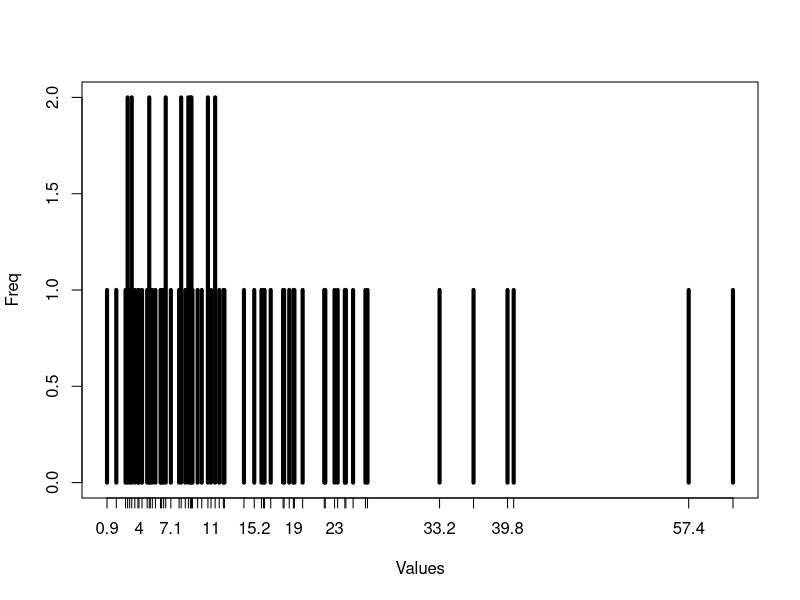
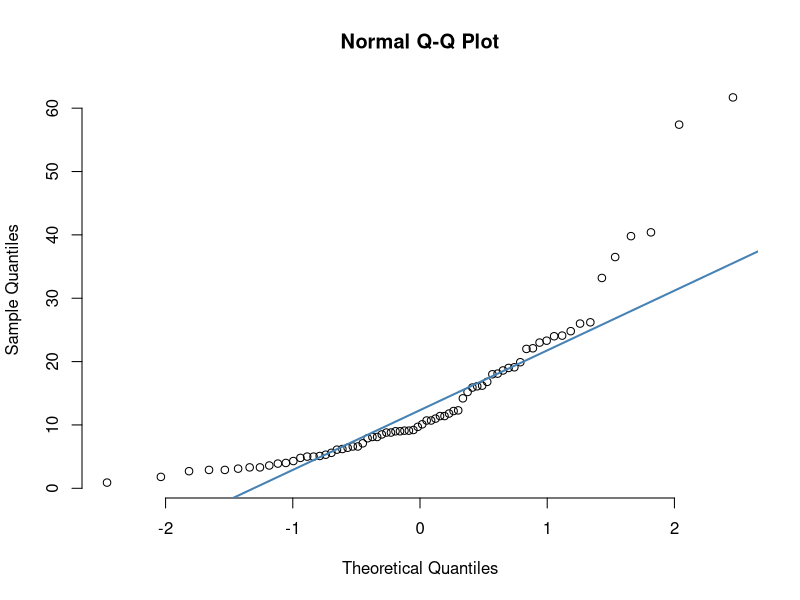
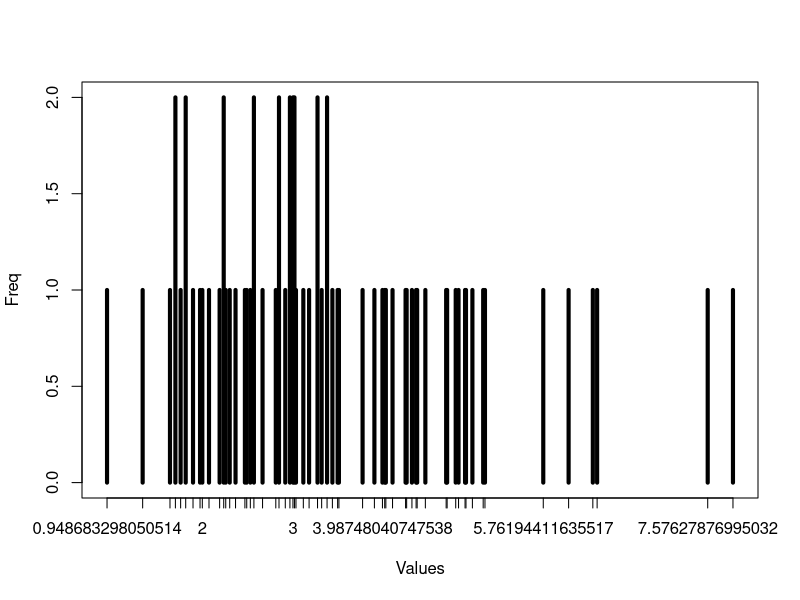
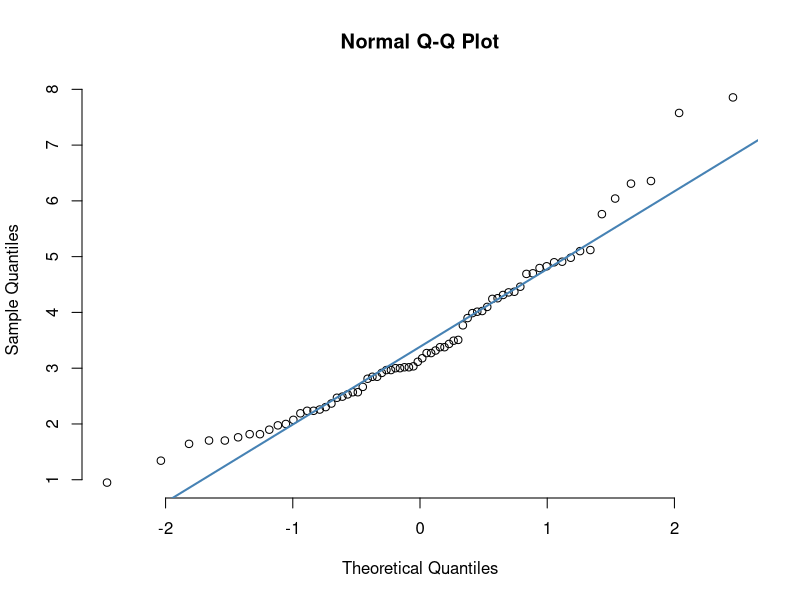
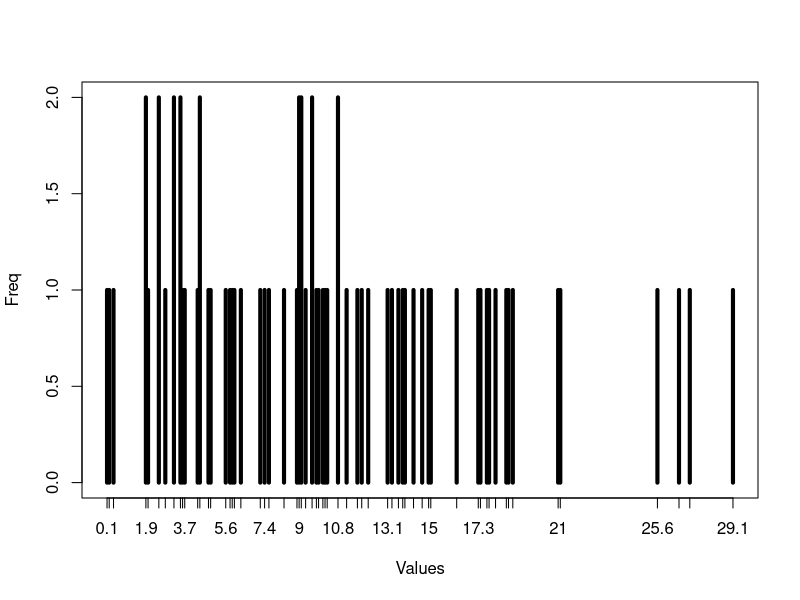
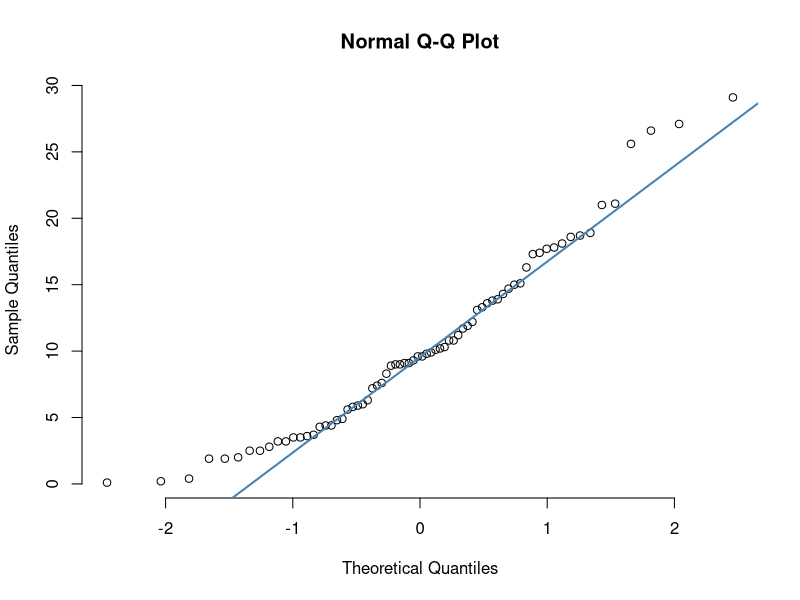
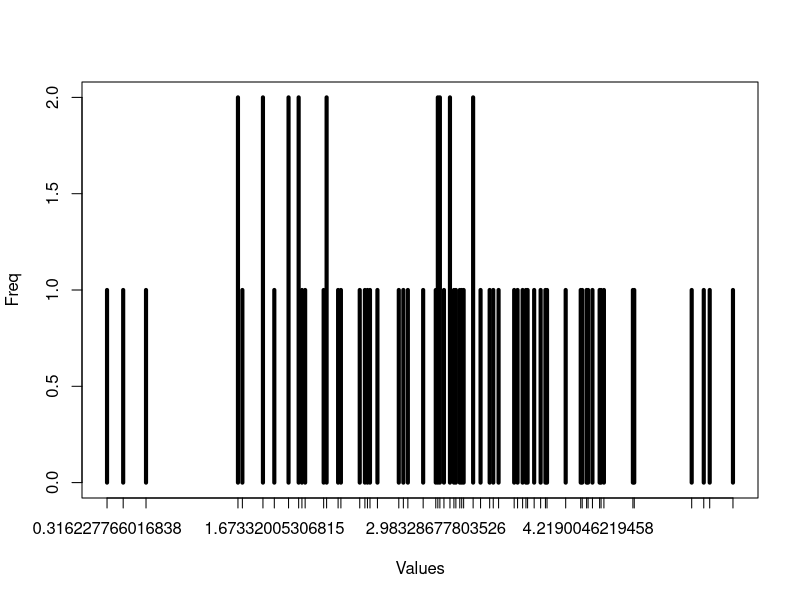
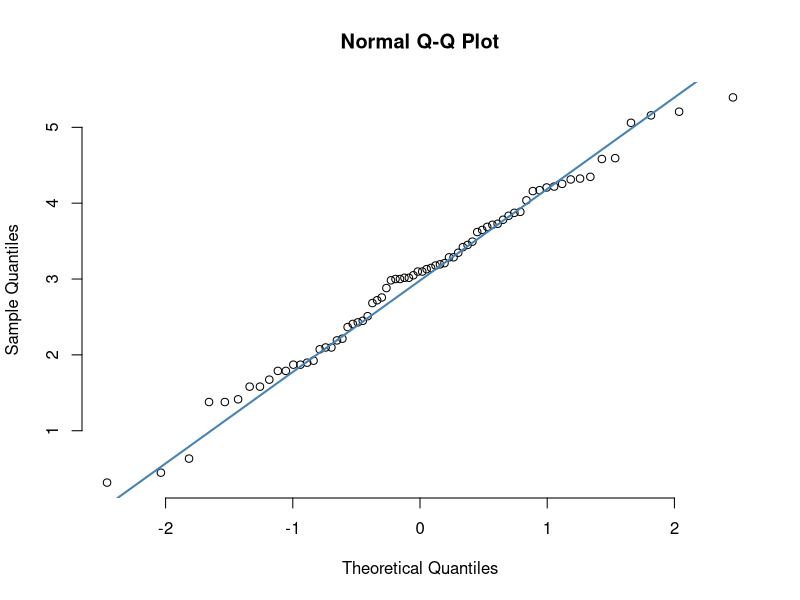

The R script that drew these images, in order:
## ---- chunk 1
d <- read.table("RTestData.txt", header=TRUE)

plot(table(d$strep), type="h", lwd=4, ylab="Freq", xlab = "Values")
qqnorm(d$strep, pch = 1, frame = FALSE)
qqline(d$strep, col = "steelblue", lwd = 2)
summary(d$strep)
## ---- chunk 2
d$strep = sqrt(d$strep)
plot(table(d$strep), type="h", lwd=4, ylab="Freq", xlab = "Values")
qqnorm(d$strep, pch = 1, frame = FALSE)
qqline(d$strep, col = "steelblue", lwd = 2)

## ---- chunk 3
d <- read.table("RTestData.txt", header=TRUE)

plot(table(d$lepto), type="h", lwd=4, ylab="Freq", xlab = "Values")
qqnorm(d$lepto, pch = 1, frame = FALSE)
qqline(d$lepto, col = "steelblue", lwd = 2)
summary(d$lepto)
## ---- chunk 4
d$lepto = sqrt(d$lepto)
plot(table(d$lepto), type="h", lwd=4, ylab="Freq", xlab = "Values")
qqnorm(d$lepto, pch = 1, frame = FALSE)
qqline(d$lepto, col = "steelblue", lwd = 2)

## ---- chunk 5
d <- read.table("RTestData.txt", header=TRUE)

plot(table(d$prev), type="h", lwd=4, ylab="Freq", xlab = "Values")
qqnorm(d$prev, pch = 1, frame = FALSE)
qqline(d$prev, col = "steelblue", lwd = 2)
summary(d$prev)
## ---- chunk 6
d$prev = sqrt(d$prev)
plot(table(d$prev), type="h", lwd=4, ylab="Freq", xlab = "Values")
qqnorm(d$prev, pch = 1, frame = FALSE)
qqline(d$prev, col = "steelblue", lwd = 2)

## ---- chunk 7
d <- read.table("RTestData.txt", header=TRUE)

plot(table(d$fuso), type="h", lwd=4, ylab="Freq", xlab = "Values")
qqnorm(d$fuso, pch = 1, frame = FALSE)
qqline(d$fuso, col = "steelblue", lwd = 2)
summary(d$fuso)
## ---- chunk 8
d$fuso = sqrt(d$fuso)
plot(table(d$fuso), type="h", lwd=4, ylab="Freq", xlab = "Values")
qqnorm(d$fuso, pch = 1, frame = FALSE)
qqline(d$fuso, col = "steelblue", lwd = 2)

## ---- chunk 9
d <- read.table("RTestData.txt", header=TRUE)

plot(table(d$veil), type="h", lwd=4, ylab="Freq", xlab = "Values")
qqnorm(d$veil, pch = 1, frame = FALSE)
qqline(d$veil, col = "steelblue", lwd = 2)
summary(d$veil)
## ---- chunk 10
d$veil = sqrt(d$veil)
plot(table(d$veil), type="h", lwd=4, ylab="Freq", xlab = "Values")
qqnorm(d$veil, pch = 1, frame = FALSE)
qqline(d$veil, col = "steelblue", lwd = 2)

## ---- chunk 11
d <- read.table("RTestData.txt", header=TRUE)

plot(table(d$deepest), type="h", lwd=4, ylab="Freq", xlab = "Values")
qqnorm(d$deepest, pch = 1, frame = FALSE)
qqline(d$deepest, col = "steelblue", lwd = 2)
summary(d$deepest)
## ---- chunk 12
one.way <- aov(strep~time, data=d)
summary(one.way)
boxplot(strep~time, data=d)
## ---- chunk 13
one.way <- aov(lepto~time, data=d)
summary(one.way)
boxplot(lepto~time, data=d)
## ---- chunk 14

cor.test(d$strep, d$prev)
## ---- chunk 15

cor.test(d$strep, d$fuso)

## ---- chunk 16

cor.test(d$fuso, d$lepto, data=d)

## ---- chunk 17
d$strep=sqrt(d$strep)
linr <- lm(strep~deepest, data=d)
plot(strep~deepest, data=d)
abline(linr)
## ---- chunk 18
d$fuso=sqrt(d$fuso)
linr <- lm(fuso~deepest, data=d)
plot(fuso~deepest, data=d)
abline(linr)
## ---- chunk 19
library(ggplot2)
ggplot(d, aes(x=prev)) + geom_histogram(binwidth = 0.5)

## ---- chunk 20
ggplot(d, aes(x=strep, y=deepest)) + geom_point(aes(color=factor(time)))
## ---- chunk 21
ggplot(d, aes(x=fuso, y=deepest)) + geom_point(aes(color=factor(time)))

## ---- chunk 22
ggplot(d, aes(x=fuso, y=deepest)) + geom_point(aes(color=factor(time))) + stat_smooth(method=lm)
## ---- chunk 23
library(vegan)
d <- read.table("RTestData.txt", header=TRUE)
d.c = d[2:6] #converted from percent to number
d.c
## ---- chunk 24
shannonvar <- diversity(d.c, "shannon")
shannonvar
## ---- chunk 25
indvabun <- rowSums(d.c)
indvabun
rarefacmin <- min(rowSums(d.c))
rarefacmin


## ---- chunk 26
brayforrain <- vegdist(d.c, method = "bray")
brayforrain
hist(shannonvar)
## ---- chunk 27
NMDS.c.d <- metaMDS(comm = d.c, distance = "bray", trace = FALSE, autotransform = FALSE)
plot(NMDS.c.d)
## ---- chunk 28
MSP.xy <- data.frame(NMDS.c.d$points)
MSP.xy$status <- d$status
library(ggplot2)
ggplot(MSP.xy, aes(MDS1, MDS2, color = status)) +
  geom_point() + theme_bw()

## ---- chunk 29
MSP.xy$time <- d$time
ggplot(MSP.xy, aes(MDS1, MDS2, color = time)) +
  geom_point() + theme_bw()

